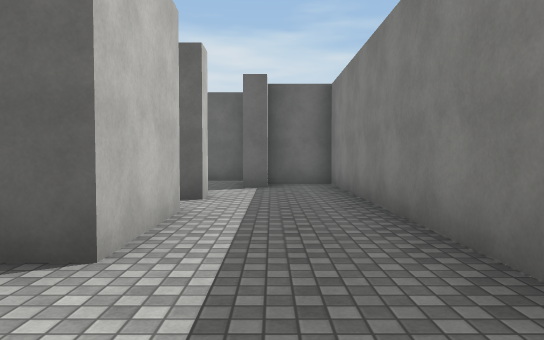
View 1 (above)

16 first-person views from a walk through a 3-D level made in the Unity game engine. The camera is 1.3 m above the floor, tilts 2° down and sees 70° across. The floor is counted in squares, 2 m on a side. Each view is taken from the middle of a square. On the plan, view 1 faces up. The plan holds only what a view shows up to about 11 squares ahead; the rest is blank. The place goes on beyond the plan. The player character is not drawn. Surface patterns are stand-ins for the level's own textures.

View 2
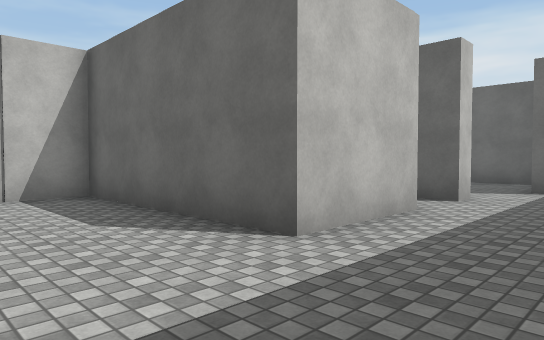

View 3
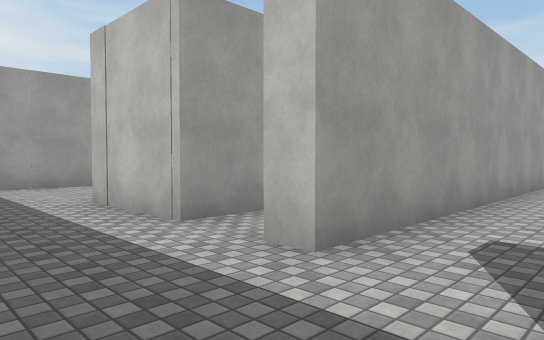

View 4
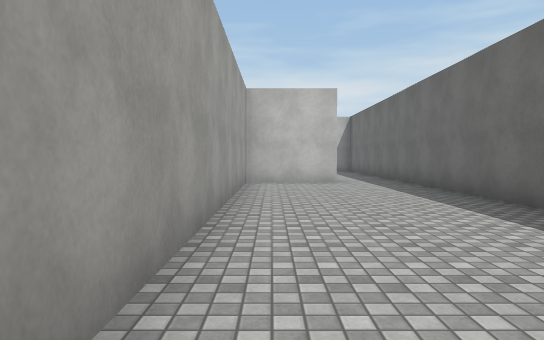

View 5
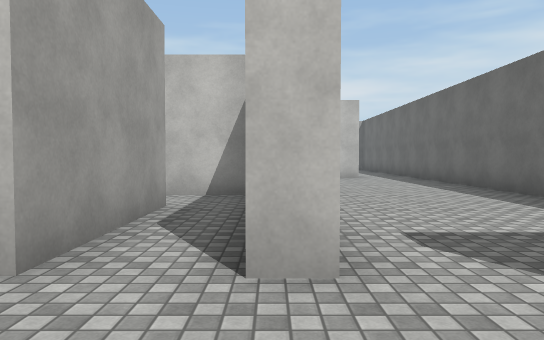

View 6
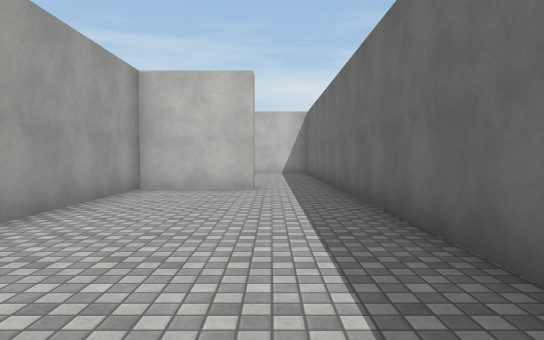

View 7
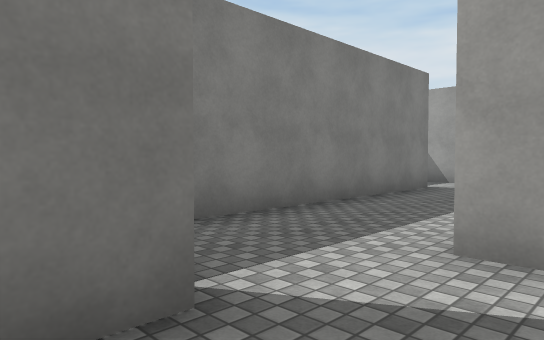

View 8
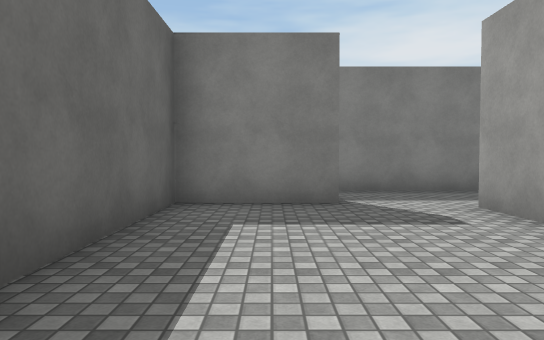

View 9
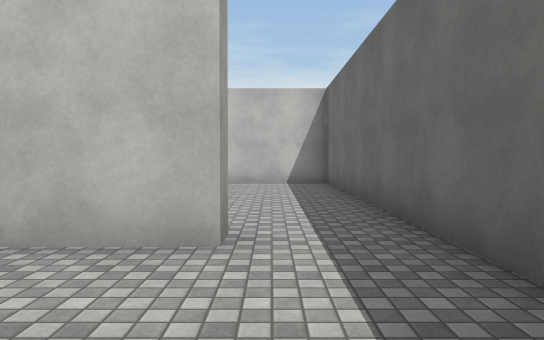

View 10
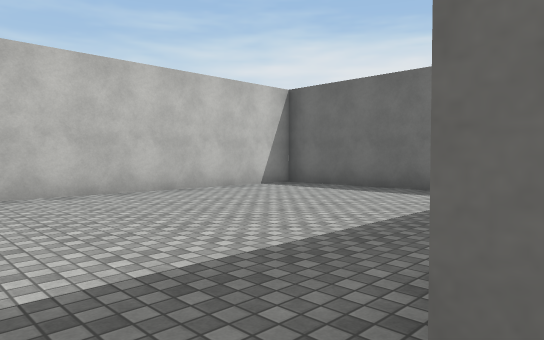

View 11
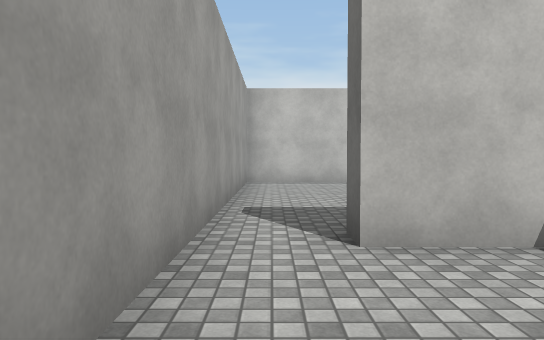

View 12
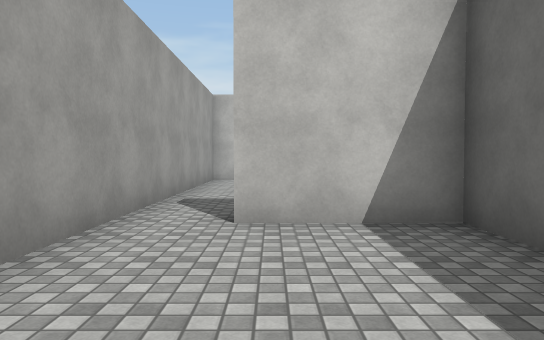

View 13
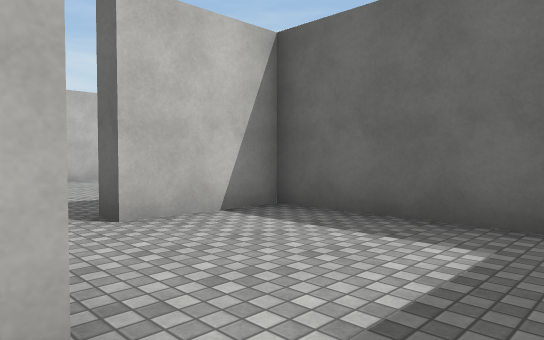

View 14
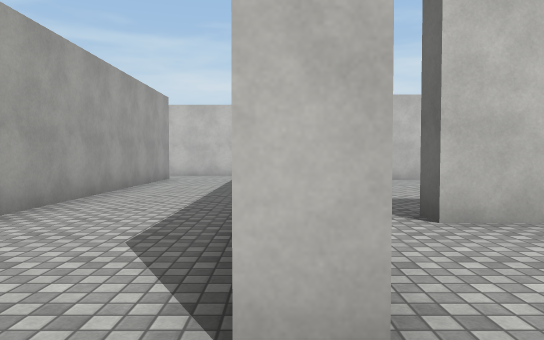

View 15
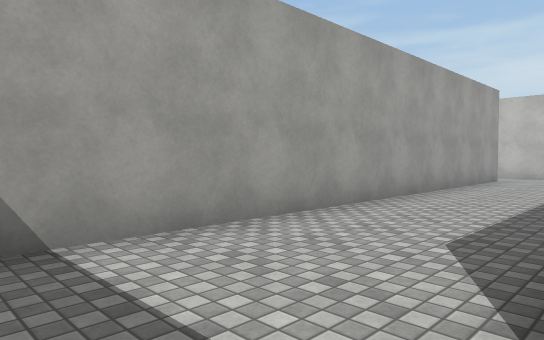

View 16
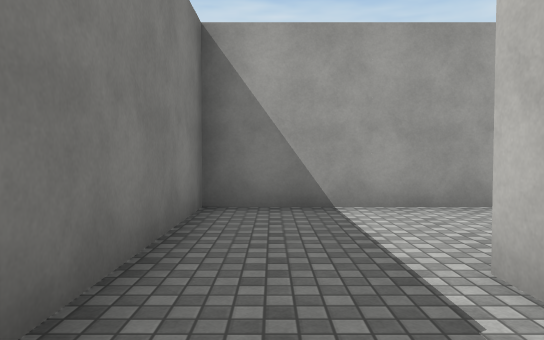

### Floor plan
Points are (right, up) in squares from view 1. A wall is a line through its corners. A room is listed if a view was taken in it or the views show most of it. See-through windows are left out.
Room 1 (views 1, 2, 3, 4, 5, 6, 7, 8, 9)
walls: (-4.1, 4.6) (-1.1, 4.6) (-1.1, 2.4) (-5.6, 2.4) (-5.6, 1.1); (-5.6, 5.6) (-5.6, 4.1); (0, 8.1) (-0.6, 8.1) (-0.6, 10.4) (-10.5, 10.4); (-2.2, -0.8) (-0.5, -0.8); (1.4, 1) (1.4, 9.1) (-0.1, 9.1); (1.5, -0.8) (2.2, -0.8); (-10.8, 8.6) (-10.8, 6.4) (-1.1, 6.4) (-1.1, 5.9) (-1.8, 5.9)
ways out: opening at (-11, 9) to room 2; opening at (-5, 4); opening at (2, 0.5)
Room 2 (view 10)
walls: (-11.2, 8.6) (-10.8, 8.6); (-10.8, 3.6) (-11.4, 3.6); (-10.5, 10.4) (-17.7, 10.4) (-17.7, 2.4) (-10.6, 2.4)
ways out: opening at (-11, 9) to room 1; opening at (-11, 3) to room 3
Room 3 (views 11, 12, 16)
walls: (-10.6, 2.4) (-8.9, 2.4); (-7.6, 5.9) (-10.8, 5.9) (-10.8, 3.6)
ways out: opening at (-11, 3) to room 2; opening at (-7.5, 2) to room 4
Room 4 (views 13, 14, 15)
walls: (-18.2, -1) (-6.1, -1) (-6.1, 2.8); (-8.2, 2.5) (-8.2, 1.9); (-19.9, -0.2) (-19.9, -0.8)
ways out: opening at (-7.5, 2) to room 3; opening at (-19, -1)

Positions as (right, up) in squares from view 1, and headings:
1: (0, 0), facing up
2: (1, 0), facing up-left
3: (1, 8), facing down-left
4: (-1, 7), facing left
5: (1, 6), facing left
6: (-3, 9), facing left
7: (-2, 9), facing down-right
8: (-6, 9), facing right
9: (-8, 9), facing left
10: (-11, 3), facing up-left
11: (-8, 3), facing left
12: (-7, 4), facing left
13: (-7, 2), facing up-left
14: (-7, 2), facing left
15: (-7, 2), facing down-left
16: (-7, 4), facing down
